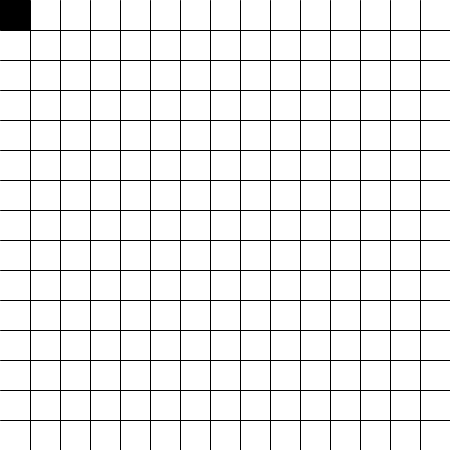
Frame 1 (no input)
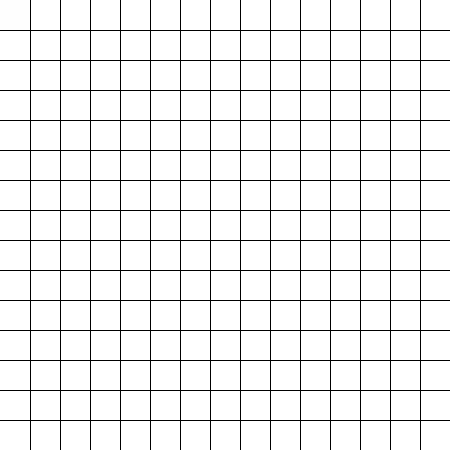
Frame 60 (the mouse pressed at the canvas centre just before this capture)
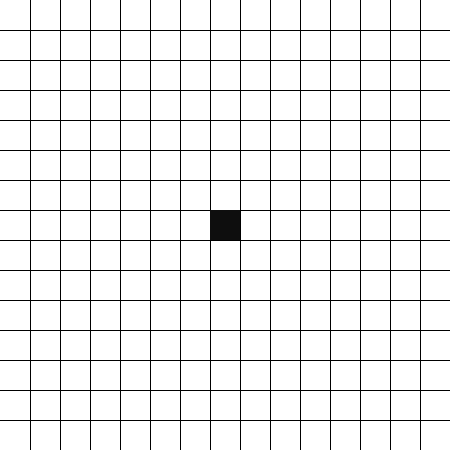
Frame 120 (the mouse held since frame 60 and released just before this capture)

The Processing sketch that drew these frames (run headless with seeded random() and noise(); from frame 60 on, the mouse is pressed at the canvas centre):

// Processing sketch: processing_63750
// ── processing_63750.pde

int r_s = 30;
int x;
int y;
float theta;

void setup() {
  size(450, 450);
  background(255);
  smooth();
}

void draw() {
  frame();
  noStroke();
  fill(255);
  rect(0, 0, r_s, r_s);

  x = (mouseX / r_s) * r_s;
  y = (mouseY / r_s) * r_s;


  fill(255 * abs(sin(theta)));
  rect(x, y, r_s, r_s);

  theta += 0.08;
  if (theta > TWO_PI) {
    theta = 0;
  }
}

void mousePressed() {
  background(255);
  frame();
}

void frame() {
  stroke(0);
  for (int i = r_s;i < width; i += r_s) {
    line(i, 0, i, height);
  }
  for (int j = r_s; j < height;j += r_s) {
    line(0, j, width, j);
  }
}
